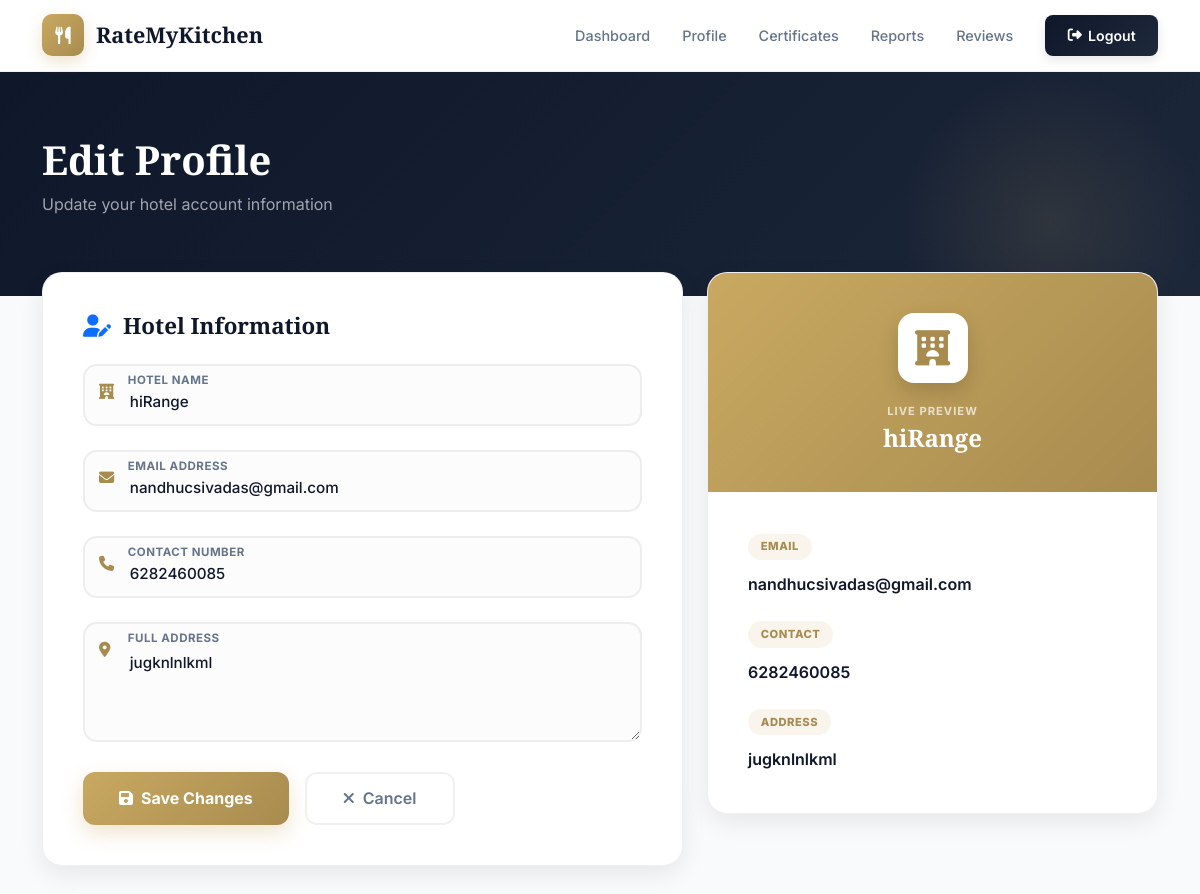
The page /User/edit-profile/ (signed in) on the database its author committed.
### User/models.py (models this page shows, shortened)
class tbl_hotel(models.Model):
    hotel_name = models.CharField(max_length=100)
    hotel_email = models.EmailField(unique=True)
    hotel_password = models.CharField(max_length=128)
    hotel_contact = models.CharField(max_length=20, blank=True)
    hotel_address = models.CharField(max_length=255, blank=True)
    is_verified = models.IntegerField(
        choices=[
            (0, 'Not Verified'),
            (1, 'Verified'),
            (2, 'Rejected')
        ],
        default=0
    )
    hygiene_status = models.CharField(
        max_length=50,
        choices=[
            ('Pending', 'Pending'),
            ('Clean', 'Clean'),
            ('Moderately Clean', 'Moderately Clean'),
            ('Dirty', 'Dirty'),
        ],
        default='Pending'
    )
    certificate_generated = models.BooleanField(default=False)
    verified_at = models.DateTimeField(null=True, blank=True)

### User/views.py (the view, shortened to what this page needs)
# urls.py: path("edit-profile/",views.editprofile,name="editprofile"),
def editprofile(request):
    hotel = _require_hotel(request)
    if not hotel:
        return redirect("guest:login")
    return render(request, 'User/editprofile.html', {'user': hotel})

### User/views.py (called while the page is built)
def _require_hotel(request):
    hid = request.session.get("hid")
    if not hid:
        return None
    try:
        return tbl_hotel.objects.get(id=hid)
    except tbl_hotel.DoesNotExist:
        return None

### templates/User/EditProfile.html (shortened to what this page needs)
{% extends "User/Header.html" %}
{% block content %}
<div class="page-banner">
    <div class="container banner-content" data-aos="fade-up">
        <h1 class="banner-title">Edit Profile</h1>
        <p class="banner-subtitle">Update your hotel account information</p>
    </div>
</div>
<div class="container" style="margin-top: -3rem; position: relative; z-index: 5;">
    <div class="row g-4">
        <div class="col-lg-7">
            <div class="clean-card" data-aos="fade-up" data-aos-delay="100">
                <h3 style="font-size: 1.4rem; font-weight: 800; color: var(--dark); margin-bottom: 1.5rem; display: flex; align-items: center; gap: 0.75rem;">
                    <i class="fas fa-user-edit text-primary"></i> Hotel Information
                </h3>
                <form method="POST" id="editForm">
                    <div class="float-group">
                        <div class="icon-wrap"></div>
                        <input type="text" class="float-input" id="txt_name" name="txt_name"
                               value="{{ user.hotel_name }}" required
                               oninput="document.getElementById('preview_name').textContent = this.value || '—';">
                        <label class="float-label">Hotel Name</label>
                    </div>
                    <div class="float-group">
                        <div class="icon-wrap"></div>
                        <input type="email" class="float-input" id="txt_email" name="txt_email"
                               value="{{ user.hotel_email }}" required
                               oninput="document.getElementById('preview_email').textContent = this.value || '—';">
                        <label class="float-label">Email Address</label>
                    </div>
                    <div class="float-group">
                        <div class="icon-wrap"></div>
                        <input type="text" class="float-input" id="txt_contact" name="txt_contact"
                               value="{{ user.hotel_contact }}" required
                               oninput="document.getElementById('preview_contact').textContent = this.value || '—';">
                        <label class="float-label">Contact Number</label>
                    </div>
                    <div class="float-group">
                        <div class="icon-wrap"></div>
                        <textarea class="float-input" id="txt_address" name="txt_address" required
                                  oninput="document.getElementById('preview_address').textContent = this.value || '—';">{{ user.hotel_address }}</textarea>
                        <label class="float-label">Full Address</label>
                    </div>
                    <div class="d-flex flex-wrap gap-3 mt-4">
                        <button type="submit" class="btn" style="background: linear-gradient(135deg, var(--primary), var(--primary-dark)); color: white; padding: 0.8rem 2.25rem; border-radius: 12px; font-weight: 700; border: none; box-shadow: 0 8px 20px rgba(201,169,97,0.3); display: flex; align-items: center; gap: 0.5rem; transition: all 0.3s;">
                            <i class="fas fa-save"></i> Save Changes
                        </button>
                        <a href="{% url 'webuser:myprofile' %}" class="btn" style="background: white; color: var(--text-sub); border: 2px solid var(--border); padding: 0.8rem 2.25rem; border-radius: 12px; font-weight: 600; display: flex; align-items: center; gap: 0.5rem; transition: all 0.3s;">
                            <i class="fas fa-times"></i> Cancel
                        </a>
                    </div>
                </form>
            </div>
        </div>
        <div class="col-lg-5">
            <div style="position: sticky; top: 6rem;">
                <div class="clean-card" data-aos="fade-up" data-aos-delay="200" style="padding: 0; overflow: hidden;">
                    <div style="background: linear-gradient(135deg, var(--primary), var(--primary-dark)); padding: 2.5rem; text-align: center; color: white;">
                        <div style="width: 70px; height: 70px; background: white; border-radius: 16px; display: inline-flex; align-items: center; justify-content: center; color: var(--primary-dark); font-size: 2.2rem; box-shadow: 0 8px 20px rgba(0,0,0,0.15); margin-bottom: 1.25rem;">
                            <i class="fas fa-hotel"></i>
                        </div>
                        <div style="font-size: 0.7rem; font-weight: 700; text-transform: uppercase; letter-spacing: 1px; color: rgba(255,255,255,0.7); margin-bottom: 0.25rem;">Live Preview</div>
                        <h4 id="preview_name" style="font-size: 1.5rem; font-weight: 800; margin: 0;">{{ user.hotel_name }}</h4>
                    </div>
                    <div style="padding: 2.5rem;">
                        <div class="mb-4">
                            <div class="preview-badge">Email</div>
                            <div id="preview_email" style="font-weight: 600; color: var(--dark);">{{ user.hotel_email }}</div>
                        </div>
                        <div class="mb-4">
                            <div class="preview-badge">Contact</div>
                            <div id="preview_contact" style="font-weight: 600; color: var(--dark);">{{ user.hotel_contact }}</div>
                        </div>
                        <div>
                            <div class="preview-badge">Address</div>
                            <div id="preview_address" style="font-weight: 600; color: var(--dark); line-height: 1.6;">{{ user.hotel_address }}</div>
                        </div>
                    </div>
                </div>
            </div>
        </div>
    </div>
</div>
{% endblock %}

### templates/User/Header.html (style rules this page uses)
:root { --primary: #C9A961; --primary-dark: #A88B4F; --primary-light: #f5e9cb; --success: #10b981; --warning: #f59e0b; --danger: #ef4444; --dark: #0f172a; --dark2: #1e293b; --card-bg: #ffffff; --body-bg: #f8fafc; --text-main: #0f172a; --text-sub: #64748b; --border: rgba(0,0,0,0.06); --shadow-sm: 0 2px 8px rgba(0, 0, 0, 0.04); --shadow-md: 0 8px 24px rgba(0, 0, 0, 0.08); --shadow-lg: 0 16px 48px rgba(0, 0, 0, 0.12); }
* { margin: 0; padding: 0; box-sizing: border-box; }
body { font-family: 'Inter', sans-serif; background: var(--body-bg); color: var(--text-main); min-height: 100vh; overflow-x: hidden; }
h1, h2, h3, h4, h5, h6 { font-family: 'Playfair Display', serif; font-weight: 800; }
.page-banner { background: linear-gradient(135deg, var(--dark) 0%, #1c273a 100%); padding: 4rem 0; color: white; position: relative; overflow: hidden; margin-bottom: -3rem; }
.page-banner::before { content: ''; position: absolute; top: 0; right: 0; width: 300px; height: 300px; background: radial-gradient(circle, rgba(201,169,97,0.12) 0%, transparent 70%); z-index: 1; }
.banner-content { position: relative; z-index: 2; }
.banner-title { font-size: 2.5rem; font-weight: 900; margin-bottom: 0.5rem; }
.banner-subtitle { color: rgba(255,255,255,0.6); font-size: 1rem; }
.clean-card { background: var(--card-bg); border-radius: 20px; padding: 2.5rem; border: 1px solid var(--border); box-shadow: var(--shadow-md); margin-bottom: 2rem; position: relative; z-index: 3; }

### templates/User/EditProfile.html (style rules this page uses)
.float-group { position: relative; margin-bottom: 1.5rem; }
.float-group .icon-wrap { position: absolute; left: 1rem; top: 1.1rem; color: var(--primary-dark); font-size: 0.95rem; pointer-events: none; z-index: 5; }
.float-input { width: 100%; padding: 1.6rem 1rem 0.6rem 2.8rem; border: 2px solid var(--border); border-radius: 14px; font-size: 0.95rem; font-weight: 500; color: var(--dark); background: #fcfcfc; transition: all 0.3s; outline: none; }
.float-label { position: absolute; left: 2.8rem; top: 0.5rem; font-size: 0.72rem; font-weight: 700; color: var(--text-sub); text-transform: uppercase; letter-spacing: 0.5px; pointer-events: none; transition: all 0.2s; }
textarea.float-input { min-height: 120px; padding-top: 1.8rem; }
.preview-badge { font-size: 0.7rem; font-weight: 800; color: var(--primary-dark); background: rgba(201,169,97,0.12); padding: 0.3rem 0.8rem; border-radius: 50px; text-transform: uppercase; letter-spacing: 0.5px; display: inline-block; margin-bottom: 0.75rem; }

### rows shown on the page
tbl_hotel: txt_name "hiRange", txt_email "nandhucsivadas@gmail.com", txt_contact "6282460085", txt_address "jugknlnlkml", hotel_name "hiRange", hotel_email "nandhucsivadas@gmail.com", hotel_contact "6282460085", hotel_address "jugknlnlkml"
